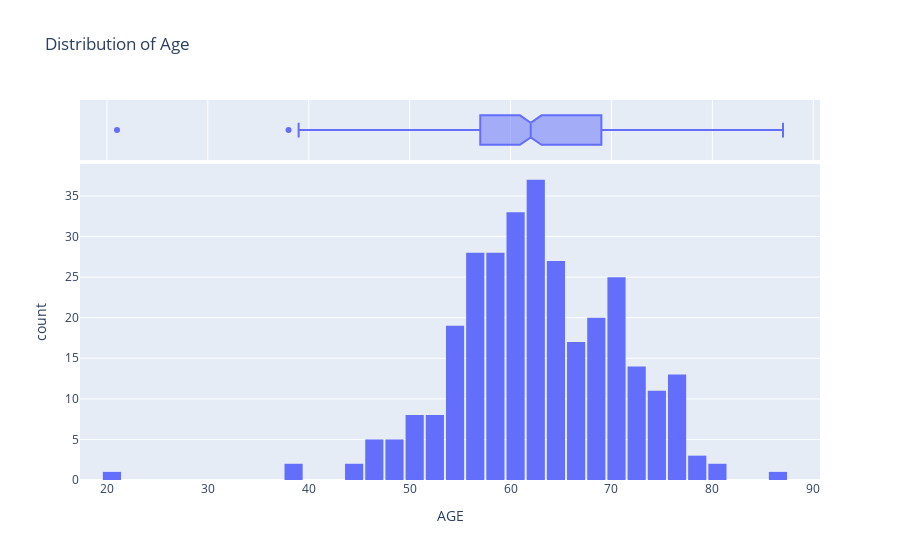

The notebook cell this image was saved under:
### Code cell
fig = px.histogram(cancer_df,
                   x= 'AGE',
                   marginal='box',
                   nbins= 47,
                   title='Distribution of Age')
fig.update_layout(bargap=0.1)

### Figure 1 — Plotly figure (JSON) as saved in the notebook; plotly's stock layout.template omitted (floating-point values rounded to 4 significant figures; data arrays with more than 128 entries replaced by an {"elided": "..."} marker saying what was removed)
{"data": [{"alignmentgroup": "True", "bingroup": "x", "hovertemplate": "AGE=%{x}<br>count=%{y}<extra></extra>", "legendgroup": "", "marker": {"color": "#636efa", "pattern": {"shape": ""}}, "name": "", "nbinsx": 47, "offsetgroup": "", "orientation": "v", "showlegend": false, "type": "histogram", "x": {"elided": "309 int values"}, "xaxis": "x", "yaxis": "y"}, {"alignmentgroup": "True", "hovertemplate": "AGE=%{x}<extra></extra>", "legendgroup": "", "marker": {"color": "#636efa"}, "name": "", "notched": true, "offsetgroup": "", "showlegend": false, "type": "box", "x": {"elided": "309 int values"}, "xaxis": "x2", "yaxis": "y2"}], "layout": {"bargap": 0.1, "barmode": "relative", "legend": {"tracegroupgap": 0}, "title": {"text": "Distribution of Age"}, "xaxis": {"anchor": "y", "domain": [0, 1], "title": {"text": "AGE"}}, "xaxis2": {"anchor": "y2", "domain": [0, 1], "matches": "x", "showgrid": true, "showticklabels": false}, "yaxis": {"anchor": "x", "domain": [0, 0.8316], "title": {"text": "count"}}, "yaxis2": {"anchor": "x2", "domain": [0.8416, 1], "matches": "y2", "showgrid": false, "showline": false, "showticklabels": false, "ticks": ""}}}
